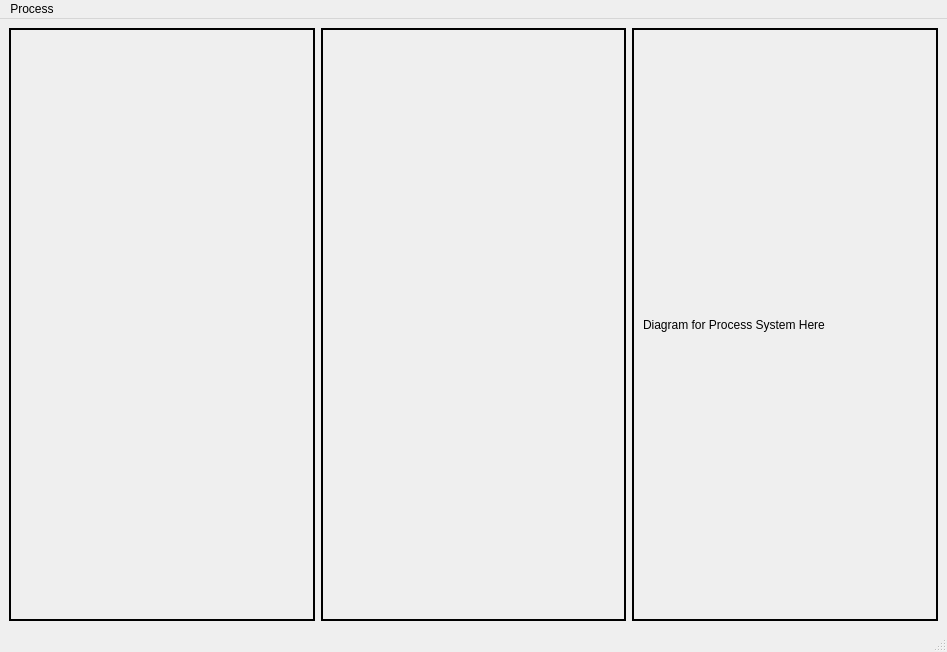
<?xml version="1.0" encoding="UTF-8"?>
<ui version="4.0">
 <class>GSMainWindow</class>
 <widget class="QMainWindow" name="GSMainWindow">
  <property name="geometry">
   <rect>
    <x>0</x>
    <y>0</y>
    <width>947</width>
    <height>652</height>
   </rect>
  </property>
  <property name="windowTitle">
   <string>GSUI</string>
  </property>
  <widget class="QWidget" name="centralwidget">
   <layout class="QHBoxLayout" name="horizontalLayout_3">
    <item>
     <layout class="QHBoxLayout" name="horizontalLayout_2">
      <item>
       <widget class="QFrame" name="frame_3">
        <property name="frameShape">
         <enum>QFrame::Box</enum>
        </property>
        <property name="frameShadow">
         <enum>QFrame::Plain</enum>
        </property>
        <property name="lineWidth">
         <number>2</number>
        </property>
        <layout class="QHBoxLayout" name="horizontalLayout_7">
         <item>
          <layout class="QVBoxLayout" name="verticalLayout">
           <item>
            <layout class="QHBoxLayout" name="abortButtonLayout"/>
           </item>
           <item>
            <layout class="QHBoxLayout" name="processSummaryLayout"/>
           </item>
           <item>
            <layout class="QHBoxLayout" name="proceedButtonLayout"/>
           </item>
          </layout>
         </item>
        </layout>
       </widget>
      </item>
      <item>
       <widget class="QFrame" name="frame_2">
        <property name="frameShape">
         <enum>QFrame::Box</enum>
        </property>
        <property name="frameShadow">
         <enum>QFrame::Plain</enum>
        </property>
        <property name="lineWidth">
         <number>2</number>
        </property>
        <layout class="QHBoxLayout" name="horizontalLayout">
         <item>
          <layout class="QVBoxLayout" name="currentStateLayout"/>
         </item>
        </layout>
       </widget>
      </item>
      <item>
       <widget class="QFrame" name="frame">
        <property name="frameShape">
         <enum>QFrame::Box</enum>
        </property>
        <property name="frameShadow">
         <enum>QFrame::Plain</enum>
        </property>
        <property name="lineWidth">
         <number>2</number>
        </property>
        <layout class="QHBoxLayout" name="horizontalLayout_4">
         <item>
          <widget class="QLabel" name="label">
           <property name="text">
            <string>Diagram for Process System Here</string>
           </property>
          </widget>
         </item>
        </layout>
       </widget>
      </item>
     </layout>
    </item>
   </layout>
  </widget>
  <widget class="QMenuBar" name="menubar">
   <property name="geometry">
    <rect>
     <x>0</x>
     <y>0</y>
     <width>947</width>
     <height>22</height>
    </rect>
   </property>
   <widget class="QMenu" name="menuProcess">
    <property name="title">
     <string>Process</string>
    </property>
    <addaction name="openProcessFromFileAction"/>
   </widget>
   <addaction name="menuProcess"/>
  </widget>
  <widget class="QStatusBar" name="statusbar"/>
  <action name="openProcessFromFileAction">
   <property name="text">
    <string>Open from file</string>
   </property>
  </action>
 </widget>
 <resources/>
 <connections/>
</ui>
